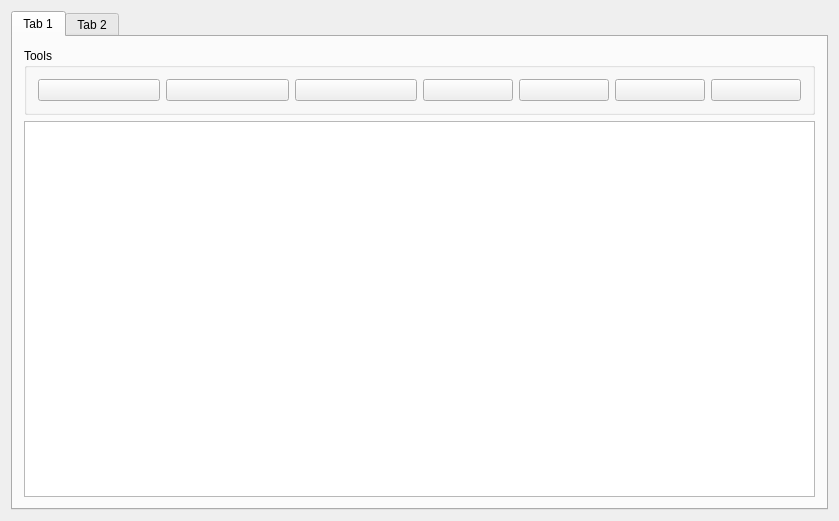
<?xml version="1.0" encoding="UTF-8"?>
<ui version="4.0">
 <class>Widget</class>
 <widget class="QWidget" name="Widget">
  <property name="geometry">
   <rect>
    <x>0</x>
    <y>0</y>
    <width>839</width>
    <height>521</height>
   </rect>
  </property>
  <property name="windowTitle">
   <string>Widget</string>
  </property>
  <layout class="QGridLayout" name="gridLayout_2">
   <item row="0" column="0">
    <widget class="QTabWidget" name="tabWidget">
     <property name="currentIndex">
      <number>0</number>
     </property>
     <widget class="QWidget" name="tab">
      <attribute name="title">
       <string>Tab 1</string>
      </attribute>
      <layout class="QGridLayout" name="gridLayout_4">
       <item row="0" column="0">
        <widget class="QGroupBox" name="groupBox">
         <property name="title">
          <string>Tools</string>
         </property>
         <layout class="QGridLayout" name="gridLayout">
          <item row="0" column="0">
           <layout class="QHBoxLayout" name="horizontalLayout">
            <item>
             <widget class="QPushButton" name="boldButton">
              <property name="styleSheet">
               <string notr="true">font: bold;</string>
              </property>
              <property name="text">
               <string/>
              </property>
              <property name="icon">
               <iconset resource="WYSIWYG_Editor_resource.qrc">
                <normaloff>:/font/style/bold</normaloff>:/font/style/bold</iconset>
              </property>
              <property name="checkable">
               <bool>true</bool>
              </property>
             </widget>
            </item>
            <item>
             <widget class="QPushButton" name="italicButton">
              <property name="styleSheet">
               <string notr="true">font:italic;</string>
              </property>
              <property name="text">
               <string/>
              </property>
              <property name="icon">
               <iconset resource="WYSIWYG_Editor_resource.qrc">
                <normaloff>:/font/style/italic</normaloff>:/font/style/italic</iconset>
              </property>
              <property name="checkable">
               <bool>true</bool>
              </property>
             </widget>
            </item>
            <item>
             <widget class="QPushButton" name="underlineButton">
              <property name="styleSheet">
               <string notr="true">text-decoration:underline;</string>
              </property>
              <property name="text">
               <string/>
              </property>
              <property name="icon">
               <iconset resource="WYSIWYG_Editor_resource.qrc">
                <normaloff>:/font/style/underline</normaloff>:/font/style/underline</iconset>
              </property>
              <property name="checkable">
               <bool>true</bool>
              </property>
             </widget>
            </item>
           </layout>
          </item>
          <item row="0" column="1">
           <layout class="QHBoxLayout" name="horizontalLayout_2">
            <item>
             <widget class="QPushButton" name="leftButton">
              <property name="text">
               <string/>
              </property>
              <property name="icon">
               <iconset resource="WYSIWYG_Editor_resource.qrc">
                <normaloff>:/img/alignment/left</normaloff>:/img/alignment/left</iconset>
              </property>
              <property name="checkable">
               <bool>true</bool>
              </property>
             </widget>
            </item>
            <item>
             <widget class="QPushButton" name="centerButton">
              <property name="text">
               <string/>
              </property>
              <property name="icon">
               <iconset resource="WYSIWYG_Editor_resource.qrc">
                <normaloff>:/img/alignment/center</normaloff>:/img/alignment/center</iconset>
              </property>
              <property name="checkable">
               <bool>true</bool>
              </property>
             </widget>
            </item>
            <item>
             <widget class="QPushButton" name="rightButton">
              <property name="text">
               <string/>
              </property>
              <property name="icon">
               <iconset resource="WYSIWYG_Editor_resource.qrc">
                <normaloff>:/img/alignment/right</normaloff>:/img/alignment/right</iconset>
              </property>
              <property name="checkable">
               <bool>true</bool>
              </property>
             </widget>
            </item>
            <item>
             <widget class="QPushButton" name="justifyButton">
              <property name="text">
               <string/>
              </property>
              <property name="icon">
               <iconset resource="WYSIWYG_Editor_resource.qrc">
                <normaloff>:/img/alignment/justify</normaloff>:/img/alignment/justify</iconset>
              </property>
              <property name="checkable">
               <bool>true</bool>
              </property>
             </widget>
            </item>
           </layout>
          </item>
         </layout>
        </widget>
       </item>
       <item row="1" column="0">
        <widget class="QTextEdit" name="textEdit">
         <property name="html">
          <string>&lt;!DOCTYPE HTML PUBLIC &quot;-//W3C//DTD HTML 4.0//EN&quot; &quot;http://www.w3.org/TR/REC-html40/strict.dtd&quot;&gt;
&lt;html&gt;&lt;head&gt;&lt;meta name=&quot;qrichtext&quot; content=&quot;1&quot; /&gt;&lt;style type=&quot;text/css&quot;&gt;
p, li { white-space: pre-wrap; }
&lt;/style&gt;&lt;/head&gt;&lt;body style=&quot; font-family:'Sans Serif'; font-size:10pt; font-weight:400; font-style:normal;&quot;&gt;
&lt;p style=&quot;-qt-paragraph-type:empty; margin-top:0px; margin-bottom:0px; margin-left:0px; margin-right:0px; -qt-block-indent:0; text-indent:0px;&quot;&gt;&lt;br /&gt;&lt;/p&gt;&lt;/body&gt;&lt;/html&gt;</string>
         </property>
        </widget>
       </item>
      </layout>
     </widget>
     <widget class="QWidget" name="tab_2">
      <attribute name="title">
       <string>Tab 2</string>
      </attribute>
      <layout class="QGridLayout" name="gridLayout_3">
       <item row="0" column="0">
        <widget class="QPlainTextEdit" name="htmlEditor"/>
       </item>
      </layout>
     </widget>
    </widget>
   </item>
  </layout>
 </widget>
 <layoutdefault spacing="6" margin="11"/>
 <resources>
  <include location="WYSIWYG_Editor_resource.qrc"/>
 </resources>
 <connections/>
</ui>
